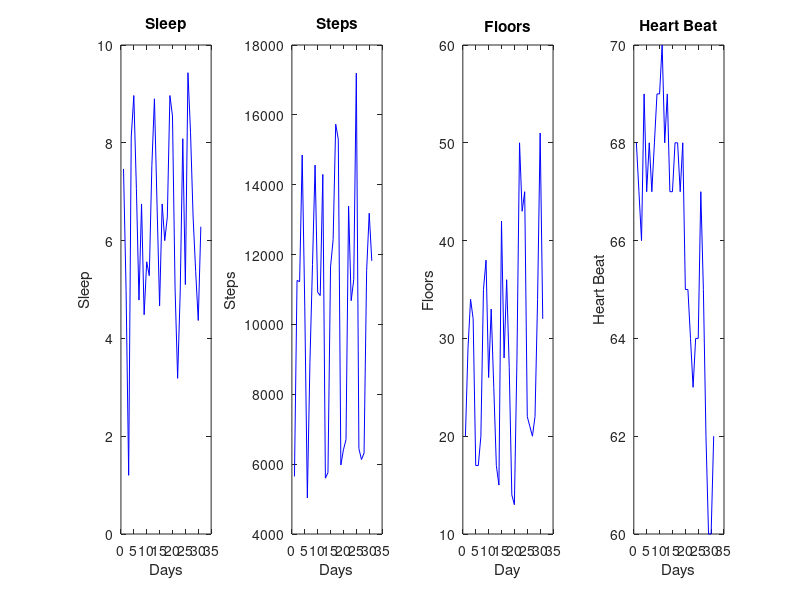

This figure's MATLAB source:
function []=nayeem()
load('Data_Year.mat');
fprintf('ENCMP100 Assignment #4A Fitness Data Display\n');
fprintf('Anaylsed by Student Name (ccid)\n');
for i=1:31
    Totals(i,:)=ConvertAndSum(Data(i));
end
save('Total.mat','Totals');
GenPlots(Totals);
Stats = GenStats(Totals);
PrintData(Totals,Stats);
end
function [Totals] = ConvertAndSum(Data)
Totals.Month=Data.Month;
Totals.Day=Data.Day;
Totals.Year=Data.Year;
Totals.Steps=Data.Steps;
Totals.Distance=Data.Steps*0.0006;
Totals.Floors=Data.Floors;
Totals.Sleep_Hours=Data.Sleep_Hours+Data.Sleep_Minutes/60+Data.Nap_Hours+Data.Nap_Minutes/60;
Totals.RestingHR=Data.RestingHR;

end
function []=GenPlots(Totals)

for i=1:1:31
    s1(i)=Totals(i).Sleep_Hours;
    d1(i)=Totals(i).Day;
    st1(i)=Totals(i).Steps;
    f1(i)=Totals(i).Floors;
    r1(i)=Totals(i).RestingHR;
end

subplot(1,4,1), plot(d1,s1,'b'), title('Sleep'), xlabel('Days'), ylabel('Sleep'), subplot(1,4,2), plot(d1,st1,'b'), title('Steps'), xlabel('Days'), ylabel('Steps'), subplot(1,4,3), plot(d1,f1,'b'), title('Floors'), xlabel('Day'), ylabel('Floors'), subplot(1,4,4), plot(d1,r1,'b'), title('Heart Beat'), xlabel('Days'), ylabel('Heart Beat');
end
function [Stats]=GenStats(Totals)
Stats.minsl=min([Totals(:).Sleep_Hours]);
Stats.minst=min([Totals(:).Steps]);
Stats.minfl=min([Totals(:).Floors]);
Stats.maxsl=max([Totals(:).Sleep_Hours]);
Stats.maxst=max([Totals(:).Steps]);
Stats.maxfl=max([Totals(:).Floors]);
Stats.meansl=mean([Totals(:).Sleep_Hours]);
Stats.meanst=mean([Totals(:).Steps]);
Stats.meanfl=mean([Totals(:).Floors]);
Stats.totalstep=sum([Totals(:).Steps]);
Stats.totalsleep=sum([Totals(:).Sleep_Hours]);
Stats.totaldistance=sum([Totals(:).Distance]);
Stats.totalfloors=sum([Totals(:).Floors]);
end
function []=PrintData(Totals,Stats)

fprintf('   Month          Day        Year      Steps      Distance    Floors     Sleep     Resting HR\n');
for i=1:1:31
 fprintf('%8s    %8.02d     %8.02d   %8.02d    %8.02f   %8.02f   %8.02f   %8.02f\n',Totals(i).Month,Totals(i).Day,Totals(i).Year,Totals(i).Steps,Totals(i).Distance,Totals(i).Floors,Totals(i).Sleep_Hours,Totals(i).RestingHR);
end
fprintf('\nTotal\n  Steps        Distance     Floors      Sleep  \n');
fprintf(' %.02f     %.02f       %.02f     %.02f\n\n',Stats.totalstep,Stats.totaldistance,Stats.totalfloors,Stats.totalsleep);
 fprintf('Min value\n       Sleep(Hours): %.02f    Step:  %.02f Floors climbed:  %.02f \n',Stats.minsl,Stats.minst,Stats.minfl);
 fprintf('Max value\n       Sleep(Hours): %.02f    Step:  %.02f Floors climbed:  %.02f \n',Stats.maxsl,Stats.maxst,Stats.maxfl);
 fprintf('Mean value\n      Sleep(Hours): %.02f   Step:  %.02f Floors climbed:  %.02f \n',Stats.meansl,Stats.meanst,Stats.meanfl);
end
